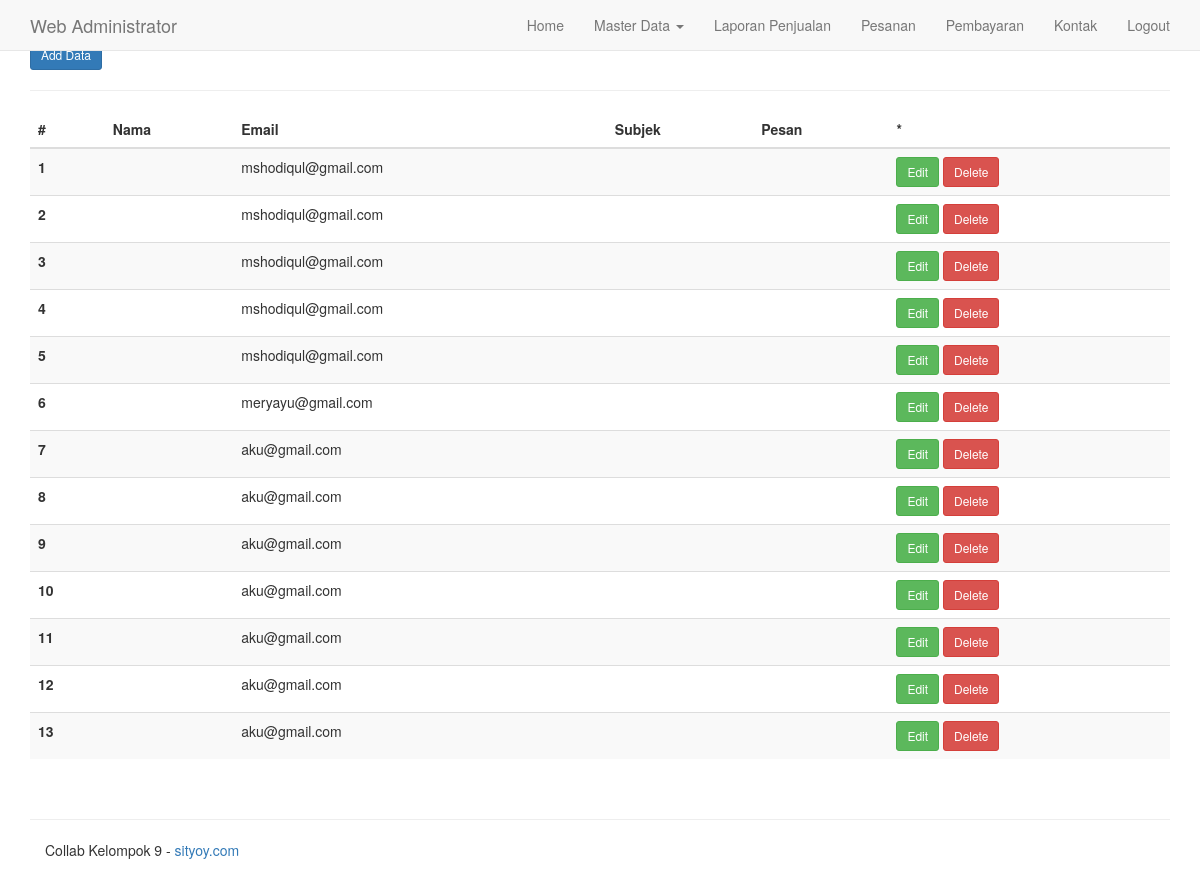
The app's page /admin/kontak.php (signed in) with its own data.
### tables this page shows
CREATE TABLE `kontak` (
  `id` int(11) NOT NULL,
  `nama` varchar(50) NOT NULL,
  `email` varchar(100) NOT NULL,
  `subjek` varchar(200) NOT NULL,
  `pesan` text NOT NULL
);

### inc/config.php (called while the page is built, shortened)
<?php
	$url = "https://sityoy.smksislambahagia.sch.id/";
	$no = 1;
?>

### admin/kontak.php (the view, shortened to what this page needs)
<?php
	include"../inc/config.php";
	include"inc/header.php";
?>
	<div class="container">
		<?php
			$q = mysqli_query($GLOBALS["___mysqli_ston"], "select*from kontak");
			$j = mysqli_num_rows($q);
		?>
		<h4>Daftar Kontak Masuk (<?php echo ($j>0)?$j:0; ?>)</h4>
		<a class="btn btn-sm btn-primary" href="kontak.php?act=create">Add Data</a>
		<hr>
		<table class="table table-striped table-hove">
			<thead>
				<tr>
					<th>#</th>
					<th>Nama</th>
					<th>Email</th>
					<th>Subjek</th>
					<th>Pesan</th>
					<th>*</th>
				</tr>
			</thead>
			<tbody>
		<?php while($data=mysqli_fetch_object($q)){ ?>
				<tr>
					<th scope="row"><?php echo $no++; ?></th>
					<td><?php echo $data->nama ?></td>
					<td><?php echo $data->email ?></td>
					<td><?php echo $data->subjek ?></td>
					<td><?php echo $data->pesan ?></td>
					<td>
						<a class="btn btn-sm btn-success" href="kontak.php?act=edit&&id=<?php echo $data->id ?>">Edit</a>
						<a class="btn btn-sm btn-danger" href="kontak.php?act=delete&&id=<?php echo $data->id ?>">Delete</a>
					</td>
				</tr>
		<?php } ?>
			</tbody>
		</table>
    </div>
<?php include"inc/footer.php"; ?>

### admin/inc/header.php (shortened to what this page needs)
   <!DOCTYPE html>
<html lang="en">
  <head>
    <link href="<?php echo $url ?>assets/bootstrap/css/bootstrap.css" rel="stylesheet">
    <link href="<?php echo $url ?>assets/bootstrap/css/datetimepicker.css" rel="stylesheet">
    <link href="<?php echo $url ?>assets/css/navbar-fixed-top.css" rel="stylesheet">
    <link href="<?php echo $url ?>assets/css/full-slider.css" rel="stylesheet">
    <link href="<?php echo $url ?>assets/css/style.css" rel="stylesheet">
  </head>
  <body>
    <nav class="navbar navbar-default navbar-fixed-top navbar-blue">
      <div class="container">
        <div class="navbar-header">
          <a class="navbar-brand" href="#">Web Administrator</a>
        </div>
        <div id="navbar" class="navbar-collapse collapse">
          <ul class="nav navbar-nav navbar-right">
            <li><a href="<?php echo $url ?>admin/index.php">Home</a></li>
			<li class="dropdown">
              <a href="#" class="dropdown-toggle" data-toggle="dropdown" role="button" aria-haspopup="true" aria-expanded="false">Master Data <span class="caret"></span></a>
            </li>
            <li>
               <a href="laporan.php" role="button" aria-haspopup="true" aria-expanded="false">Laporan Penjualan</a>
            <li><a href="pesanan.php">Pesanan
            </a></li>
            <li><a href="pembayaran.php">Pembayaran
            </a></li>
            <li><a href="kontak.php">Kontak</a></li>
            <li><a href="<?php echo $url ?>admin/logout.php">Logout</a></li>
          </ul>
        </div>
      </div>
    </nav>

### admin/inc/footer.php (shortened to what this page needs)
	<div class="container" style="margin-top:20px;">
		<footer class="text-left">
		<hr>
			<div class="col-md-12">Collab Kelompok 9 - <a href="https://sityoy.com">sityoy.com</a>
			<br>
			<br>
			</div>
		</footer>
	</div>
  </body>
</html>

### records on screen
kontak: email "mshodiqul@gmail.com"
kontak: email "mshodiqul@gmail.com"
kontak: email "mshodiqul@gmail.com"
kontak: email "mshodiqul@gmail.com"
kontak: email "mshodiqul@gmail.com"
kontak: email "meryayu@gmail.com"
kontak: email "aku@gmail.com"
kontak: email "aku@gmail.com"
kontak: email "aku@gmail.com"
kontak: email "aku@gmail.com"
kontak: email "aku@gmail.com"
kontak: email "aku@gmail.com"
kontak: email "aku@gmail.com"
